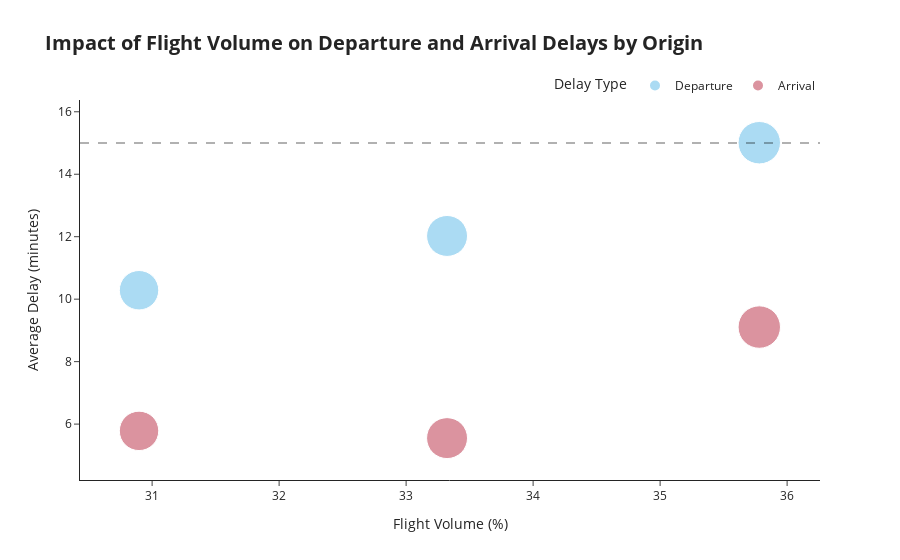

The code cell stored with this chart in its notebook:
### Markdown cell above
### Impact of Flight Volume on Departure and Arrival Delays by Origin

- Flight Volume: EWR is the busiest with 35.78% of total flights, followed by JFK at 33.32%, and LGA at 30.9%.
- Departure Delay: EWR has the longest departure delay (15m 1s), followed by JFK at 12m 1s, and LGA at 10m 17s. The higher flight volume at EWR correlates with longer delays.
- Arrival Delay: EWR also has the longest arrival delay (9m 6s), while JFK (5m 33s) and LGA (5m 47s) have shorter delays.
- EWR, being the busiest airport, experiences the longest delays, both for departures and arrivals, likely due to the high traffic and operational strain.
- JFK has a significant volume of flights but operates more efficiently than EWR, with relatively shorter delays in both departure and arrival.
- With the least flight volume, LGA handles its operations more smoothly, resulting in the shortest delays overall. This could indicate well-managed operations with a focus on efficiency.

### Code cell
import pandas as pd
import plotly.express as px

# function to format minutes and seconds
def format_time(minutes):
    mins = int(minutes)
    secs = round((minutes - mins) * 60)
    return f"{mins}m {secs}s"

# group and compute
traffic_data = df.groupby('origin').agg(
    flights_count=('flight', 'count'),
    Departure=('dep_delay', 'mean'),
    Arrival=('arr_delay', 'mean')
).reset_index()

# calculate total flights and percentage
total_flights = traffic_data['flights_count'].sum()
traffic_data['flights_percent'] = (traffic_data['flights_count'] / total_flights) * 100

# reshape
traffic_data_melted = traffic_data.melt(
    id_vars=['origin', 'flights_count', 'flights_percent'],
    value_vars=['Departure', 'Arrival'],
    var_name='delay_type',
    value_name='delay'
)

# format delay
traffic_data_melted['formatted_delay'] = traffic_data_melted['delay'].apply(format_time)

# custom hover text 
traffic_data_melted['custom_hover'] = (
    "<b>" + traffic_data_melted['origin'] + "</b>" +
    "<br>Flight Volume: " + traffic_data_melted['flights_count'].astype(str) +
    " (" + traffic_data_melted['flights_percent'].round(2).astype(str) + "%)" +
    "<br>" + traffic_data_melted['delay_type'] + " Delay: " + traffic_data_melted['formatted_delay']
)

# plot
fig = px.scatter(
    traffic_data_melted,
    x='flights_percent',
    y='delay',
    color='delay_type',
    size='flights_percent',
    title='Delay vs. % Flight Volume for Departure and Arrival Delays by Origin',
    template='simple_white',
    color_discrete_sequence=px.colors.qualitative.Safe,
    labels={
        'flights_percent': 'Flight Volume (%)',
        'delay': 'Average Delay (minutes)',
        'delay_type': 'Delay Type'
    },
    hover_data={'custom_hover': True},
    hover_name=None,
    size_max=30
)

# layout adjustments
fig.update_layout(
    title=dict(
        text='Impact of Flight Volume on Departure and Arrival Delays by Origin',
        font=dict(size=20, weight='bold')
    ),
    legend=dict(
        orientation='h',
        x=1,
        xanchor='right',
        y=1,
        yanchor='bottom'
    )
)

# Add horizontal line at y=15
fig.add_hline(
    y=15,
    line=dict(color='black', dash='dash', width=2)
)

# disable default hover and use only our custom text
fig.update_traces(hovertemplate='%{customdata[0]}<extra></extra>')

fig.show()

### Figure 1 — Plotly figure (JSON) as saved in the notebook; plotly's stock layout.template omitted (floating-point values rounded to 4 significant figures)
{"data": [{"customdata": [["<b>EWR</b><br>Flight Volume: 117127 (35.78%)<br>Departure Delay: 15m 1s"], ["<b>JFK</b><br>Flight Volume: 109079 (33.32%)<br>Departure Delay: 12m 1s"], ["<b>LGA</b><br>Flight Volume: 101140 (30.9%)<br>Departure Delay: 10m 17s"]], "hovertemplate": "%{customdata[0]}<extra></extra>", "legendgroup": "Departure", "marker": {"color": "rgb(136, 204, 238)", "size": [35.78, 33.32, 30.9], "sizemode": "area", "sizeref": 0.03976, "symbol": "circle"}, "mode": "markers", "name": "Departure", "orientation": "v", "showlegend": true, "type": "scatter", "x": [35.78, 33.32, 30.9], "xaxis": "x", "y": [15.01, 12.02, 10.29], "yaxis": "y"}, {"customdata": [["<b>EWR</b><br>Flight Volume: 117127 (35.78%)<br>Arrival Delay: 9m 6s"], ["<b>JFK</b><br>Flight Volume: 109079 (33.32%)<br>Arrival Delay: 5m 33s"], ["<b>LGA</b><br>Flight Volume: 101140 (30.9%)<br>Arrival Delay: 5m 47s"]], "hovertemplate": "%{customdata[0]}<extra></extra>", "legendgroup": "Arrival", "marker": {"color": "rgb(204, 102, 119)", "size": [35.78, 33.32, 30.9], "sizemode": "area", "sizeref": 0.03976, "symbol": "circle"}, "mode": "markers", "name": "Arrival", "orientation": "v", "showlegend": true, "type": "scatter", "x": [35.78, 33.32, 30.9], "xaxis": "x", "y": [9.107, 5.551, 5.783], "yaxis": "y"}], "layout": {"legend": {"itemsizing": "constant", "orientation": "h", "title": {"text": "Delay Type"}, "tracegroupgap": 0, "x": 1, "xanchor": "right", "y": 1, "yanchor": "bottom"}, "shapes": [{"line": {"color": "black", "dash": "dash", "width": 2}, "type": "line", "x0": 0, "x1": 1, "xref": "x domain", "y0": 15, "y1": 15, "yref": "y"}], "title": {"font": {"size": 20, "weight": "bold"}, "text": "Impact of Flight Volume on Departure and Arrival Delays by Origin"}, "xaxis": {"anchor": "y", "domain": [0, 1], "title": {"text": "Flight Volume (%)"}}, "yaxis": {"anchor": "x", "domain": [0, 1], "title": {"text": "Average Delay (minutes)"}}}}
